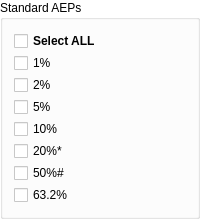
          <widget class="QGroupBox" name="groupBox_SAEP">
           <property name="palette">
            <palette>
             <active>
              <colorrole role="WindowText">
               <brush brushstyle="SolidPattern">
                <color alpha="255">
                 <red>0</red>
                 <green>0</green>
                 <blue>0</blue>
                </color>
               </brush>
              </colorrole>
              <colorrole role="Button">
               <brush brushstyle="SolidPattern">
                <color alpha="255">
                 <red>255</red>
                 <green>255</green>
                 <blue>255</blue>
                </color>
               </brush>
              </colorrole>
              <colorrole role="Light">
               <brush brushstyle="SolidPattern">
                <color alpha="255">
                 <red>255</red>
                 <green>255</green>
                 <blue>255</blue>
                </color>
               </brush>
              </colorrole>
              <colorrole role="Midlight">
               <brush brushstyle="SolidPattern">
                <color alpha="255">
                 <red>255</red>
                 <green>255</green>
                 <blue>255</blue>
                </color>
               </brush>
              </colorrole>
              <colorrole role="Dark">
               <brush brushstyle="SolidPattern">
                <color alpha="255">
                 <red>127</red>
                 <green>127</green>
                 <blue>127</blue>
                </color>
               </brush>
              </colorrole>
              <colorrole role="Mid">
               <brush brushstyle="SolidPattern">
                <color alpha="255">
                 <red>170</red>
                 <green>170</green>
                 <blue>170</blue>
                </color>
               </brush>
              </colorrole>
              <colorrole role="Text">
               <brush brushstyle="SolidPattern">
                <color alpha="255">
                 <red>0</red>
                 <green>0</green>
                 <blue>0</blue>
                </color>
               </brush>
              </colorrole>
              <colorrole role="BrightText">
               <brush brushstyle="SolidPattern">
                <color alpha="255">
                 <red>255</red>
                 <green>255</green>
                 <blue>255</blue>
                </color>
               </brush>
              </colorrole>
              <colorrole role="ButtonText">
               <brush brushstyle="SolidPattern">
                <color alpha="255">
                 <red>0</red>
                 <green>0</green>
                 <blue>0</blue>
                </color>
               </brush>
              </colorrole>
              <colorrole role="Base">
               <brush brushstyle="SolidPattern">
                <color alpha="255">
                 <red>255</red>
                 <green>255</green>
                 <blue>255</blue>
                </color>
               </brush>
              </colorrole>
              <colorrole role="Window">
               <brush brushstyle="SolidPattern">
                <color alpha="255">
                 <red>255</red>
                 <green>255</green>
                 <blue>255</blue>
                </color>
               </brush>
              </colorrole>
              <colorrole role="Shadow">
               <brush brushstyle="SolidPattern">
                <color alpha="255">
                 <red>0</red>
                 <green>0</green>
                 <blue>0</blue>
                </color>
               </brush>
              </colorrole>
              <colorrole role="AlternateBase">
               <brush brushstyle="SolidPattern">
                <color alpha="255">
                 <red>255</red>
                 <green>255</green>
                 <blue>255</blue>
                </color>
               </brush>
              </colorrole>
              <colorrole role="ToolTipBase">
               <brush brushstyle="SolidPattern">
                <color alpha="255">
                 <red>255</red>
                 <green>255</green>
                 <blue>220</blue>
                </color>
               </brush>
              </colorrole>
              <colorrole role="ToolTipText">
               <brush brushstyle="SolidPattern">
                <color alpha="255">
                 <red>0</red>
                 <green>0</green>
                 <blue>0</blue>
                </color>
               </brush>
              </colorrole>
              <colorrole role="PlaceholderText">
               <brush brushstyle="NoBrush">
                <color alpha="128">
                 <red>0</red>
                 <green>0</green>
                 <blue>0</blue>
                </color>
               </brush>
              </colorrole>
             </active>
             <inactive>
              <colorrole role="WindowText">
               <brush brushstyle="SolidPattern">
                <color alpha="255">
                 <red>0</red>
                 <green>0</green>
                 <blue>0</blue>
                </color>
               </brush>
              </colorrole>
              <colorrole role="Button">
               <brush brushstyle="SolidPattern">
                <color alpha="255">
                 <red>255</red>
                 <green>255</green>
                 <blue>255</blue>
                </color>
               </brush>
              </colorrole>
              <colorrole role="Light">
               <brush brushstyle="SolidPattern">
                <color alpha="255">
                 <red>255</red>
                 <green>255</green>
                 <blue>255</blue>
                </color>
               </brush>
              </colorrole>
              <colorrole role="Midlight">
               <brush brushstyle="SolidPattern">
                <color alpha="255">
                 <red>255</red>
                 <green>255</green>
                 <blue>255</blue>
                </color>
               </brush>
              </colorrole>
              <colorrole role="Dark">
               <brush brushstyle="SolidPattern">
                <color alpha="255">
                 <red>127</red>
                 <green>127</green>
                 <blue>127</blue>
                </color>
               </brush>
              </colorrole>
              <colorrole role="Mid">
               <brush brushstyle="SolidPattern">
                <color alpha="255">
                 <red>170</red>
                 <green>170</green>
                 <blue>170</blue>
                </color>
               </brush>
              </colorrole>
              <colorrole role="Text">
               <brush brushstyle="SolidPattern">
                <color alpha="255">
                 <red>0</red>
                 <green>0</green>
                 <blue>0</blue>
                </color>
               </brush>
              </colorrole>
              <colorrole role="BrightText">
               <brush brushstyle="SolidPattern">
                <color alpha="255">
                 <red>255</red>
                 <green>255</green>
                 <blue>255</blue>
                </color>
               </brush>
              </colorrole>
              <colorrole role="ButtonText">
               <brush brushstyle="SolidPattern">
                <color alpha="255">
                 <red>0</red>
                 <green>0</green>
                 <blue>0</blue>
                </color>
               </brush>
              </colorrole>
              <colorrole role="Base">
               <brush brushstyle="SolidPattern">
                <color alpha="255">
                 <red>255</red>
                 <green>255</green>
                 <blue>255</blue>
                </color>
               </brush>
              </colorrole>
              <colorrole role="Window">
               <brush brushstyle="SolidPattern">
                <color alpha="255">
                 <red>255</red>
                 <green>255</green>
                 <blue>255</blue>
                </color>
               </brush>
              </colorrole>
              <colorrole role="Shadow">
               <brush brushstyle="SolidPattern">
                <color alpha="255">
                 <red>0</red>
                 <green>0</green>
                 <blue>0</blue>
                </color>
               </brush>
              </colorrole>
              <colorrole role="AlternateBase">
               <brush brushstyle="SolidPattern">
                <color alpha="255">
                 <red>255</red>
                 <green>255</green>
                 <blue>255</blue>
                </color>
               </brush>
              </colorrole>
              <colorrole role="ToolTipBase">
               <brush brushstyle="SolidPattern">
                <color alpha="255">
                 <red>255</red>
                 <green>255</green>
                 <blue>220</blue>
                </color>
               </brush>
              </colorrole>
              <colorrole role="ToolTipText">
               <brush brushstyle="SolidPattern">
                <color alpha="255">
                 <red>0</red>
                 <green>0</green>
                 <blue>0</blue>
                </color>
               </brush>
              </colorrole>
              <colorrole role="PlaceholderText">
               <brush brushstyle="NoBrush">
                <color alpha="128">
                 <red>0</red>
                 <green>0</green>
                 <blue>0</blue>
                </color>
               </brush>
              </colorrole>
             </inactive>
             <disabled>
              <colorrole role="WindowText">
               <brush brushstyle="SolidPattern">
                <color alpha="255">
                 <red>127</red>
                 <green>127</green>
                 <blue>127</blue>
                </color>
               </brush>
              </colorrole>
              <colorrole role="Button">
               <brush brushstyle="SolidPattern">
                <color alpha="255">
                 <red>255</red>
                 <green>255</green>
                 <blue>255</blue>
                </color>
               </brush>
              </colorrole>
              <colorrole role="Light">
               <brush brushstyle="SolidPattern">
                <color alpha="255">
                 <red>255</red>
                 <green>255</green>
                 <blue>255</blue>
                </color>
               </brush>
              </colorrole>
              <colorrole role="Midlight">
               <brush brushstyle="SolidPattern">
                <color alpha="255">
                 <red>255</red>
                 <green>255</green>
                 <blue>255</blue>
                </color>
               </brush>
              </colorrole>
              <colorrole role="Dark">
               <brush brushstyle="SolidPattern">
                <color alpha="255">
                 <red>127</red>
                 <green>127</green>
                 <blue>127</blue>
                </color>
               </brush>
              </colorrole>
              <colorrole role="Mid">
               <brush brushstyle="SolidPattern">
                <color alpha="255">
                 <red>170</red>
                 <green>170</green>
                 <blue>170</blue>
                </color>
               </brush>
              </colorrole>
              <colorrole role="Text">
               <brush brushstyle="SolidPattern">
                <color alpha="255">
                 <red>127</red>
                 <green>127</green>
                 <blue>127</blue>
                </color>
               </brush>
              </colorrole>
              <colorrole role="BrightText">
               <brush brushstyle="SolidPattern">
                <color alpha="255">
                 <red>255</red>
                 <green>255</green>
                 <blue>255</blue>
                </color>
               </brush>
              </colorrole>
              <colorrole role="ButtonText">
               <brush brushstyle="SolidPattern">
                <color alpha="255">
                 <red>127</red>
                 <green>127</green>
                 <blue>127</blue>
                </color>
               </brush>
              </colorrole>
              <colorrole role="Base">
               <brush brushstyle="SolidPattern">
                <color alpha="255">
                 <red>255</red>
                 <green>255</green>
                 <blue>255</blue>
                </color>
               </brush>
              </colorrole>
              <colorrole role="Window">
               <brush brushstyle="SolidPattern">
                <color alpha="255">
                 <red>255</red>
                 <green>255</green>
                 <blue>255</blue>
                </color>
               </brush>
              </colorrole>
              <colorrole role="Shadow">
               <brush brushstyle="SolidPattern">
                <color alpha="255">
                 <red>0</red>
                 <green>0</green>
                 <blue>0</blue>
                </color>
               </brush>
              </colorrole>
              <colorrole role="AlternateBase">
               <brush brushstyle="SolidPattern">
                <color alpha="255">
                 <red>255</red>
                 <green>255</green>
                 <blue>255</blue>
                </color>
               </brush>
              </colorrole>
              <colorrole role="ToolTipBase">
               <brush brushstyle="SolidPattern">
                <color alpha="255">
                 <red>255</red>
                 <green>255</green>
                 <blue>220</blue>
                </color>
               </brush>
              </colorrole>
              <colorrole role="ToolTipText">
               <brush brushstyle="SolidPattern">
                <color alpha="255">
                 <red>0</red>
                 <green>0</green>
                 <blue>0</blue>
                </color>
               </brush>
              </colorrole>
              <colorrole role="PlaceholderText">
               <brush brushstyle="NoBrush">
                <color alpha="128">
                 <red>0</red>
                 <green>0</green>
                 <blue>0</blue>
                </color>
               </brush>
              </colorrole>
             </disabled>
            </palette>
           </property>
           <property name="autoFillBackground">
            <bool>true</bool>
           </property>
           <property name="title">
            <string>Standard AEPs</string>
           </property>
           <layout class="QVBoxLayout" name="verticalLayout_2">
            <property name="spacing">
             <number>2</number>
            </property>
            <item>
             <widget class="QCheckBox" name="checkBox_aepAll">
              <property name="font">
               <font>
                <weight>75</weight>
                <bold>true</bold>
               </font>
              </property>
              <property name="text">
               <string>Select ALL</string>
              </property>
             </widget>
            </item>
            <item>
             <widget class="QCheckBox" name="checkBox_1p">
              <property name="text">
               <string>1%</string>
              </property>
             </widget>
            </item>
            <item>
             <widget class="QCheckBox" name="checkBox_2p">
              <property name="text">
               <string>2%</string>
              </property>
             </widget>
            </item>
            <item>
             <widget class="QCheckBox" name="checkBox_5p">
              <property name="text">
               <string>5%</string>
              </property>
             </widget>
            </item>
            <item>
             <widget class="QCheckBox" name="checkBox_10p">
              <property name="text">
               <string>10%</string>
              </property>
             </widget>
            </item>
            <item>
             <widget class="QCheckBox" name="checkBox_20p">
              <property name="text">
               <string>20%*</string>
              </property>
             </widget>
            </item>
            <item>
             <widget class="QCheckBox" name="checkBox_50p">
              <property name="text">
               <string>50%#</string>
              </property>
             </widget>
            </item>
            <item>
             <widget class="QCheckBox" name="checkBox_63p">
              <property name="text">
               <string>63.2%</string>
              </property>
             </widget>
            </item>
           </layout>
          </widget>
